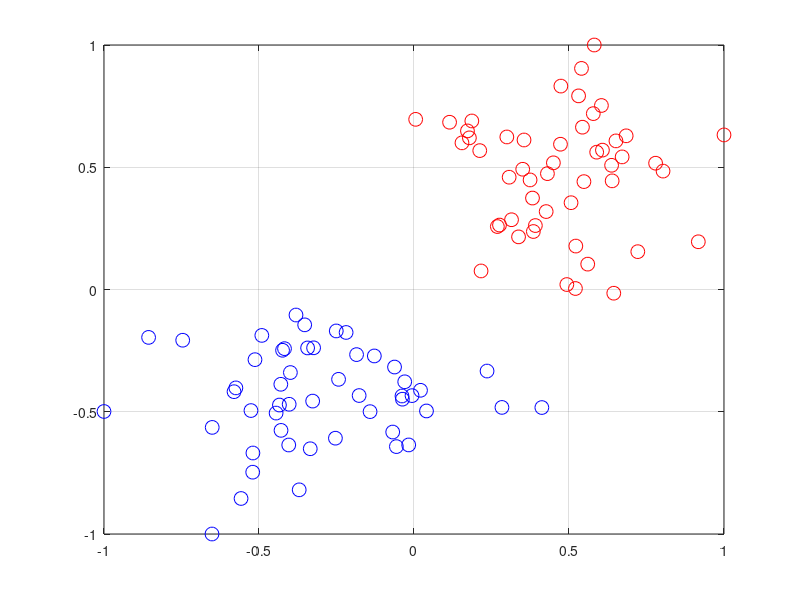

Recreate this plot in MATLAB. (Note: this script raises an error after producing the figure.)
clear 
close all
clc

n = 100;
d = 2;
X = [randn(n/2,d)+2;randn(n/2,d)-2];
Y = [ones(n/2,1);-ones(n/2,1)];

for i = 1:d
    mi = min(X(:,i));
    ma = max(X(:,i));
    di = ma - mi;
    X(:,i) = 2*(X(:,i)-mi)/di-1;
end

figure, hold on, box on, grid on
plot(X(Y<0,1),X(Y<0,2),'ob','MarkerSize',10)
plot(X(Y>0,1),X(Y>0,2),'or','MarkerSize',10)

index_best = 0;
i = 0;
max_alpha_null = 0;
w_best = [];
for C = logspace(-4,3,30)
    i = i + 1;
    Q = diag(Y)*(X*X')*diag(Y);
    
    [~,err,alpha,b] = SMO2_ab(n,Q,-ones(n,1),Y',zeros(n,1),C*ones(n,1),...
                              1000000,.0001,zeros(n,1));
    if (err ~= 0)
        warning('Problem in SMO')
    end
    w = X'*diag(Y)*alpha;
    
    if(length(alpha(alpha==0)) > max_alpha_null)
        max_alpha_null = length(alpha(alpha==0));
        index_best = i;
        w_best = w;
    end
    
end

C_best = logspace(-4,3,30);
C_best = C_best(index_best);
C_best

%%
% Plot the separator
ns = 10000;
XS = 2*rand(ns,d)-1;
YS = XS*w_best+b;

%%
plot(XS(YS<0,1),XS(YS<0,2),'.c','MarkerSize',1)
plot(XS(YS>0,1),XS(YS>0,2),'.m','MarkerSize',1)
plot(XS(YS<-1,1),XS(YS<-1,2),'.b','MarkerSize',1)
plot(XS(YS>+1,1),XS(YS>+1,2),'.r','MarkerSize',1)

%%
% Check the solution
plot(X(alpha==0,1),X(alpha==0,2),'sg','MarkerSize',10)
plot(X(alpha>0&alpha<C_best,1),X(alpha>0&alpha<C_best,2),'sk','MarkerSize',10)
plot(X(alpha==C_best,1),X(alpha==C_best,2),'sy','MarkerSize',10)

%%
% Compute the duality gap
dualcost = -(.5*alpha'*Q*alpha-ones(n,1)'*alpha);
% .5 |w|^2 + C \sum_i=1^n max(0,1-y_i (w'x_i+b))
primalcost = .5*w_best'*w_best+C_best*sum(max(0,1-diag(Y)*(X*w+b))); 
dualitygap = abs(dualcost-primalcost);
title(sprintf('DG: %e   C_{best}: %e',dualitygap,C_best))
